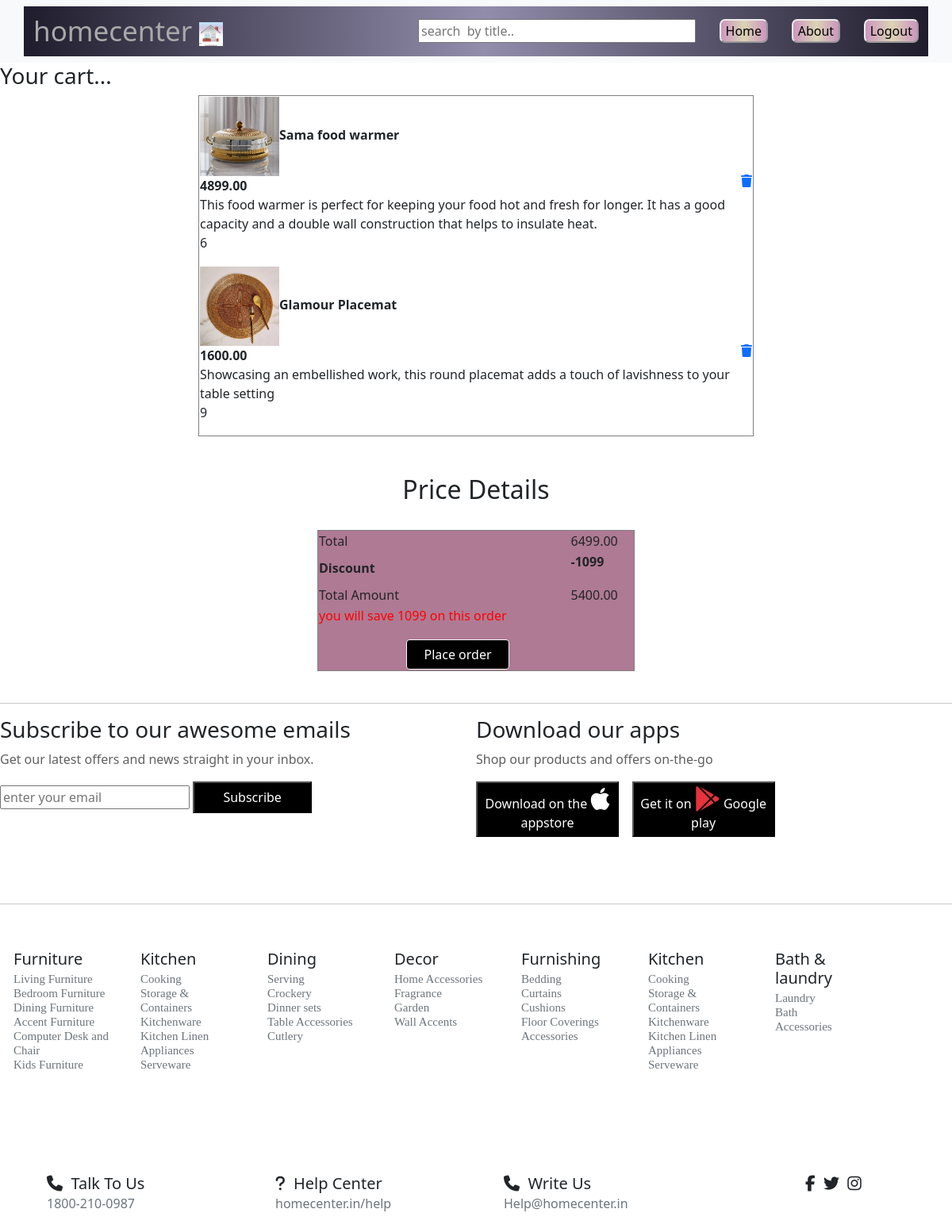
The page /ecom/cartview/ (signed in) on the database its author committed.
### ecom/models.py (models this page shows, shortened)
class cartmodel(models.Model):
    cid=models.IntegerField()
    cartid=models.IntegerField()
    itemname=models.CharField(max_length=50)
    img=models.FileField(upload_to='ecom/static')
    price=models.IntegerField()
    descript=models.CharField(max_length=500)
    prodid1=models.IntegerField()

### ecom/views.py (the view)
# urls.py: path("cartview/",cartview),
def cartview(request):
    id = request.session['id']
    a=cartmodel.objects.all()
    ci=[]
    it = []
    im = []
    pr = []
    des = []
    pi = []
    total=0
    discount=1099
    amount=0
    for i in a:
        id2 = i.cid
        ci.append(id2)
        ite = i.itemname
        it.append(ite)
        ig = str(i.img).split('/')[-1]
        im.append(ig)
        pri = i.price
        pr.append(pri)
        de = i.descript
        des.append(de)
        pri = i.prodid1
        pi.append(pri)
        W = i.cid
        if W == id:
            total += i.price
        amount = total - discount
    pair = zip(ci, it, im, pr, des, pi)
    return render(request, 'cartdsp.html', {'a': pair, 'total': total, 'amount': amount, "id": id})

### ecom/templates/cartdsp.html (shortened to what this page needs)
<!DOCTYPE html>
{% load static %}
<html lang="en">
<link href="https://cdn.jsdelivr.net/npm/bootstrap@5.0.2/dist/css/bootstrap.min.css" rel="stylesheet"
>
<head>
</head>
<body>
 <nav class="navbar navbar-expand-lg navbar-light bg-light">
        <div class="container" style="background-image: linear-gradient(to right, #1F1C2C 0%, #928DAB  51%, #1F1C2C  100%);">
          <a class="navbar-brand" href="#" style="font-size:35px;color:darkgrey;">
            homecenter <img src="{% static 'home.jpg' %}" alt="" width="30" height="30" class="d-inline-block align-text-right"></a>
<input type="text" id="myFilter" style="width:350px;margin-left:200px;" onkeyup="myFunction()" placeholder="search  by title..">
            <a href="http://127.0.0.1:8000/ecom/proj/"><button  style="border-color: rgb(237, 237, 237);border-radius:7px;background-image:linear-gradient(to right, #CC95C0 0%, #DBD4B4  51%, #CC95C0  100%);">Home</button></a>
            <a href="http://127.0.0.1:8000/ecom/about/"><button  style="border-color: rgb(237, 237, 237);border-radius:7px;background-image:linear-gradient(to right, #CC95C0 0%, #DBD4B4  51%, #CC95C0  100%);">About</button></a>
            <a href="http://127.0.0.1:8000/ecom/logout/"><button  style="border-color: rgb(237, 237, 237);border-radius:7px;background-image:linear-gradient(to right, #CC95C0 0%, #DBD4B4  51%, #CC95C0  100%);">Logout</button></a>
        </div>
      </nav>
 <h3>Your cart...</h3>
<div class="simple-container cart-page"  style="" >
    <table border="1" align="center" style="width:700px;">
        {% for i,j,k,l,m,n in a %}
        {% if i == id %}
        <tr>
            <td><img src="{% static k %}" style="height:100px;width:100px;"><b>{{j}}</b><br><b>{{l}}.00</b><br>{{m}}&nbsp;&nbsp;<p>{{n}}</p></td>
            <td><a href="http://127.0.0.1:8000/ecom/cartdelete/{{i}}"><i class="fa-solid fa-trash fa-1x"></i></a></td>
        </tr>
    {% endif %}
    {% endfor %}
    </table>
</div>
<br><br>
    <div class="total-price" >
        <h2 align="center">Price Details</h2>
        <table align="center"  style="height:100px;width:400px;background-color:rgb(175, 122, 147);" border="1">
            <tr>
                <td>Total</td>
                <td>{{total}}.00</td>
            </tr>
            <br>
            <tr>
                <td><b>Discount</b></td>
                <td><p><b> -1099</b> </p></td>
            </tr>
         <tr>
                <td>Total Amount</td>
                <td>{{amount}}.00</td>
            </tr>
            <tr>
                <td><p style="color:red;">you will save 1099 on this order</p></td>
            </tr>
<tr>
              <td>
                <a href="http://127.0.0.1:8000/ecom/pay1/"><button class="btn btn-light" style="width:130px;margin-left:110px;background-color:black;color:white;">Place order</button></a>
              </td></tr>
        </table>
    </div>
 <BR>
 <hr class="solid">
  <div style="height:220px;width:600px;float:right;">
   <h3>Download our apps</h3>
   <p style="color:rgb(95, 94, 94);">Shop our products and offers on-the-go</p>
   <button style="height:70px;width:180px;background-color: black;color:white;">Download on the <i class="fa-brands fa-apple fa fa-2x" style="color:white;">
   </i>appstore</button> &nbsp;&nbsp;&nbsp<a href="https://www.appcracy.com/app/google-play-store/"><button style="height:70px;width:180px;background-color: black;color:white;">Get it on <i class="fa-brands fa-google-play fa fa-2x" style="color: #e6333c;"></i>
      Google play</button></a>
   </div>
   <div style="height:220px;width:600px;">
<h3>Subscribe to our awesome emails</h3>
<p  style="color:rgb(98, 96, 96);">Get our latest offers and news straight in your inbox.</p>
         <input type="email" id="z" placeholder="enter your email">
          <button  style="color:white;width:150px;height:40px;background-color:black;" onclick="hello()">Subscribe</button>&nbsp;
       <br><br><br>
  </div>
  <div style="height:300px;width:100%;">
    <hr class="solid"><br>
  <div class="card" style="width: 10rem;float:left;border-color: white;">
    <div class="card-body">
      <h5 class="card-title">Furniture</h5>
      <h6 class="card-subtitle mb-2 text-muted" style="font-size:15px;font-family:'Times New Roman', Times, serif">
        Living Furniture<br>
        Bedroom Furniture<br>
        Dining Furniture<br>
        Accent Furniture<br>
        Computer Desk and Chair<br>
        Kids Furniture</h6>
    </div>
  </div>
  <div class="card" style="width: 10rem;float:left;border-color: white;">
    <div class="card-body">
      <h5 class="card-title">Kitchen</h5>
      <h6 class="card-subtitle mb-2 text-muted" style="font-size:15px;font-family:'Times New Roman', Times, serif;">
        Cooking<br>
        Storage & Containers<br>
        Kitchenware<br>
        Kitchen Linen<br>
        Appliances<br>
        Serveware</h6>
    </div>
  </div>
  <div class="card" style="width: 10rem;float:left;border-color: white;">
    <div class="card-body">
      <h5 class="card-title">Dining</h5>
      <h6 class="card-subtitle mb-2 text-muted" style="font-size:15px;font-family: 'Times New Roman', Times, serif;">
        Serving<br>
Crockery<br>
Dinner sets<br>
Table Accessories<br>
Cutlery</h6>
    </div>
  </div>
  <div class="card" style="width: 10rem;float:left;border-color: white;">
    <div class="card-body">
      <h5 class="card-title">Decor</h5>
      <h6 class="card-subtitle mb-2 text-muted" style="font-size:15px;font-family:'Times New Roman', Times, serif">Home Accessories<br>
        Fragrance<br>
        Garden<br>
        Wall Accents<br>
</h6>
    </div>
  </div>
  <div class="card" style="width: 10rem;float:left;border-color: white;">
    <div class="card-body">
      <h5 class="card-title">Furnishing</h5>
      <h6 class="card-subtitle mb-2 text-muted" style="font-size:15px;font-family:'Times New Roman', Times, serif">
        Bedding<br>
        Curtains<br>
        Cushions<br>
        Floor Coverings<br>
        Accessories<br>
      </h6>
    </div>
  </div>
  <div class="card" style="width: 10rem;float:left;border-color: white;">
    <div class="card-body">
      <h5 class="card-title">Kitchen</h5>
      <h6 class="card-subtitle mb-2 text-muted" style="font-size:15px;font-family: 'Times New Roman', Times, serif;">
        Cooking<br>
        Storage & Containers<br>
        Kitchenware<br>
        Kitchen Linen<br>
        Appliances<br>
        Serveware</h6>
    </div>
  </div>
  <div class="card" style="width: 10rem;float:left;border-color: white;">
    <div class="card-body">
      <h5 class="card-title">Bath & laundry</h5>
      <h6 class="card-subtitle mb-2 text-muted" style="font-size: 15px;font-family: 'Times New Roman', Times, serif;">
        Laundry<br>
        Bath<br>
        Accessories</h6>
    </div>
  </div>
</div><br>
<div class="container" style="width:1200px;height:90px;">
  <div class="card" style="width: 18rem;float:left;border-color: white;">
    <div class="card-body">
      <h5 class="card-title" title="call this number"><i class="fa-solid fa-phone"></i>&nbsp;&nbsp;Talk To Us</h5>
      <h6 class="card-subtitle mb-2 text-muted">1800-210-0987
      </h6>
</div>
</div>
<div class="card" style="width: 18rem;float:left;border-color: white;">
  <div class="card-body">
    <h5 class="card-title"><i class="fa-solid fa-question"></i>&nbsp;&nbsp;Help Center</h5>
    <h6 class="card-subtitle mb-2 text-muted">homecenter.in/help
    </h6>
</div>
</div>
<div class="card" style="width: 18rem;float:left;border-color: white;">
  <div class="card-body">
    <h5 class="card-title" ><i class="fa-solid fa-phone"></i>&nbsp;&nbsp;Write Us</h5>
    <h6 class="card-subtitle mb-2 text-muted">Help@homecenter.in
    </h6>
</div>
</div>
<div class="card" style="width: 10rem;float:right;border-color: white;">
  <div class="card-body">
    <h5 class="card-title"><i class="fa-brands fa-facebook fa fa-1x" ></i>&nbsp;
      <i class="fa-brands fa-twitter fa fa-1x"></i>&nbsp;
      <i class="fa-brands fa-instagram fa fa-1x"></i></h5>
</div>
</div>
</div>
</body>
</html>

### rows shown on the page
cartmodel: a "Sama food warmer", a "This food warmer is perfect for keeping your food hot and fresh for longer. It has a good capacity and a double wall construction that helps to insulate heat."
cartmodel: a "Glamour Placemat", a "Showcasing an embellished work, this round placemat adds a touch of lavishness to your table setting"

### other values the page prints
{{ l }} "4899" "1600"
{{ n }} "6" "9"
{{ total }} "6499"
{{ amount }} "5400"
